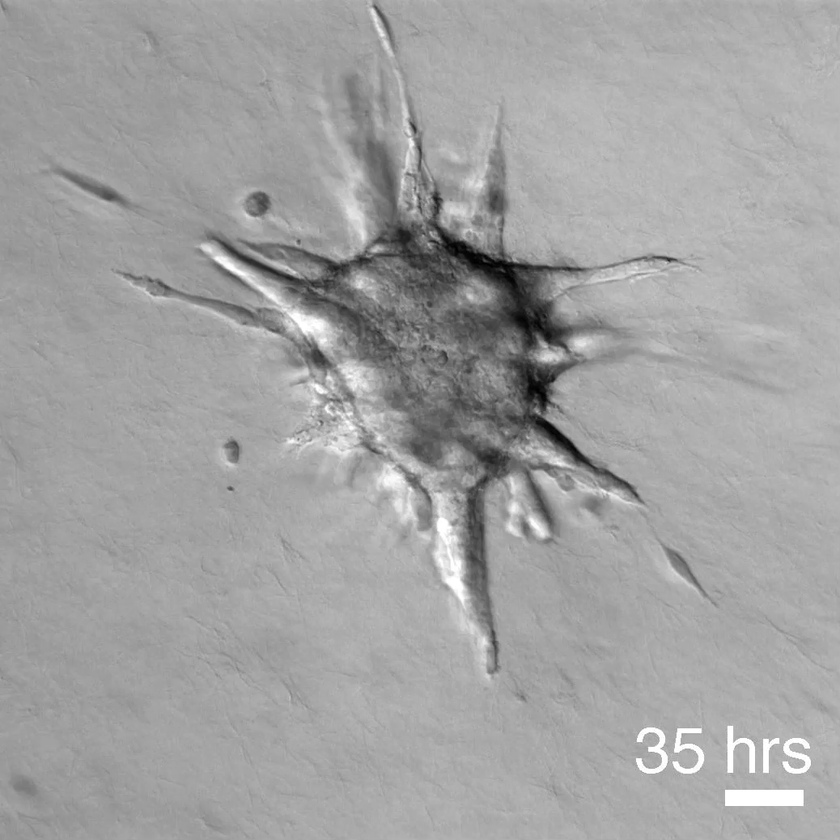
#> input picture img_35.png, 840 x 840 px, shrunk from 1038 x 1038 before the run
$ python edge.py
#> lines starting #> are read from the running program, lines starting #| are printed output that depends on the picture; after the words box and inside, x2 and y2 are one past the last pixel; in counts of white or black regions, pixels touching at a corner belong together
import numpy as np
import matplotlib.pyplot as plt
from scipy import ndimage as ndi
import skimage.io

from skimage import feature


# Generate noisy image of a square
#im = np.zeros((128, 128))
#im[32:-32, 32:-32] = 1
im = skimage.io.imread('img_35.png')
#> im is the input picture: shape (840, 840); min 0, max 255, mean 161.9

#im = ndi.rotate(im, 15, mode='constant')
#im = ndi.gaussian_filter(im, 4)
#im += 0.2 * np.random.random(im.shape)

# Compute the Canny filter for two values of sigma
edges1 = feature.canny(im)
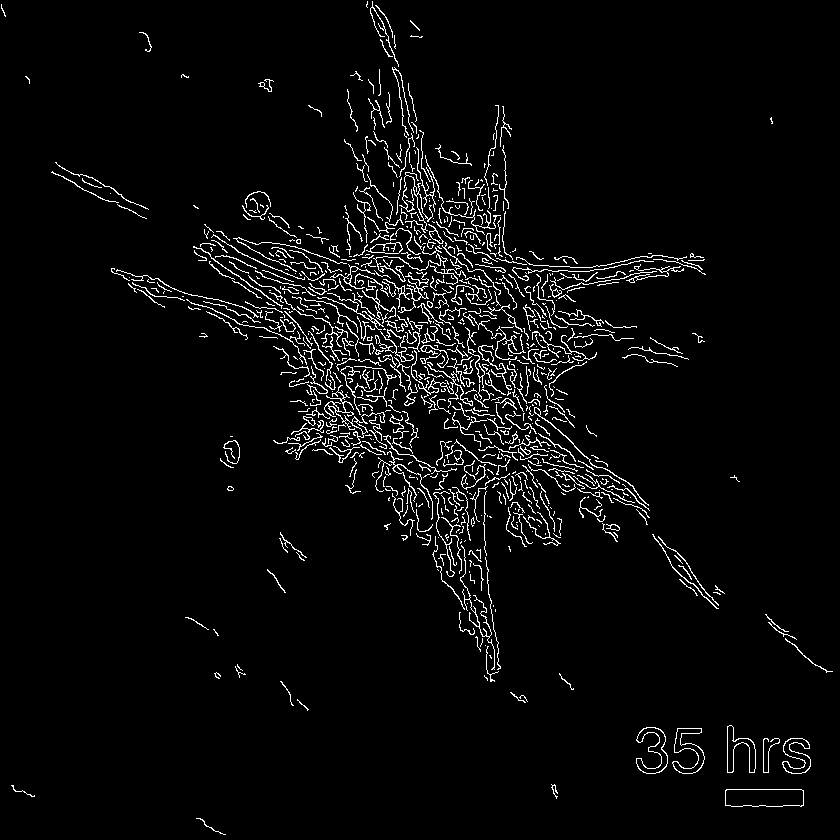
#> edges1: shape (840, 840) bool; 3.8% white in thin lines or dots
edges2 = feature.canny(im, sigma=3)
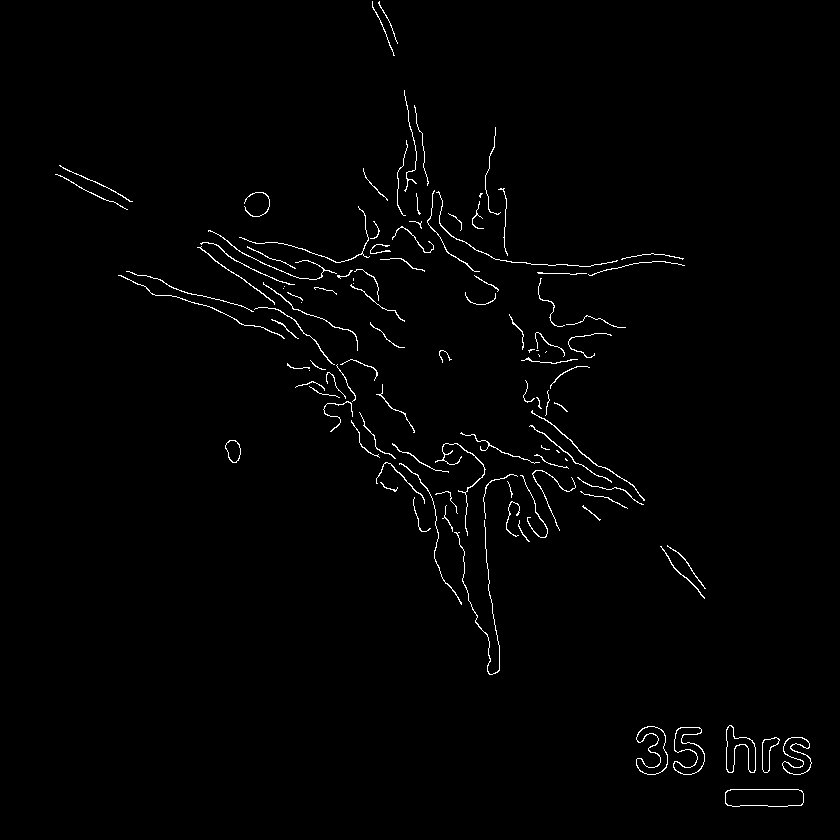
#> edges2: shape (840, 840) bool; 1.2% white in thin lines or dots, all inside (x1, y1, x2, y2) = (55, 1, 812, 807)

# display results
fig, (ax1, ax2, ax3) = plt.subplots(nrows=1, ncols=3, figsize=(8, 3),
                                    sharex=True, sharey=True)

ax1.imshow(im, cmap=plt.cm.gray)
ax1.axis('off')
ax1.set_title('noisy image', fontsize=20)

ax2.imshow(edges1, cmap=plt.cm.gray)
ax2.axis('off')
ax2.set_title('Canny filter, $\sigma=1$', fontsize=20)

ax3.imshow(edges2, cmap=plt.cm.gray)
ax3.axis('off')
ax3.set_title('Canny filter, $\sigma=3$', fontsize=20)

fig.tight_layout()

plt.show()
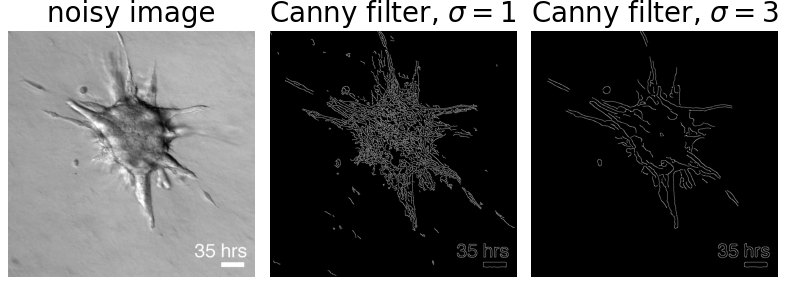
#> figure drawn by matplotlib, 3 panels
